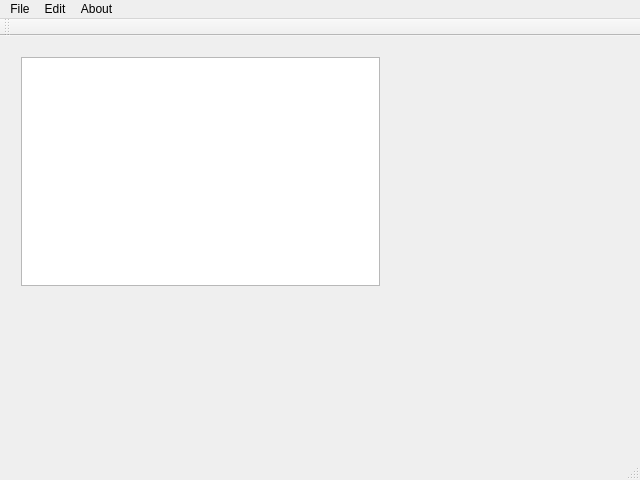
<?xml version="1.0" encoding="UTF-8"?>
<ui version="4.0">
 <class>MainWindow</class>
 <widget class="QMainWindow" name="MainWindow">
  <property name="geometry">
   <rect>
    <x>0</x>
    <y>0</y>
    <width>640</width>
    <height>480</height>
   </rect>
  </property>
  <property name="minimumSize">
   <size>
    <width>640</width>
    <height>480</height>
   </size>
  </property>
  <property name="windowTitle">
   <string>MainWindow</string>
  </property>
  <widget class="QWidget" name="centralWidget">
   <widget class="QWidget" name="verticalLayoutWidget">
    <property name="geometry">
     <rect>
      <x>10</x>
      <y>10</y>
      <width>381</width>
      <height>251</height>
     </rect>
    </property>
    <layout class="QVBoxLayout" name="verticalLayout">
     <item>
      <widget class="QTextEdit" name="textEdit">
       <property name="mouseTracking">
        <bool>false</bool>
       </property>
      </widget>
     </item>
    </layout>
   </widget>
  </widget>
  <widget class="QMenuBar" name="menuBar">
   <property name="geometry">
    <rect>
     <x>0</x>
     <y>0</y>
     <width>640</width>
     <height>19</height>
    </rect>
   </property>
   <widget class="QMenu" name="menuFile">
    <property name="title">
     <string>File</string>
    </property>
    <addaction name="actionNew"/>
    <addaction name="actionOpen"/>
    <addaction name="actionSave"/>
    <addaction name="actionSave_As"/>
    <addaction name="actionPrint"/>
    <addaction name="actionExit"/>
   </widget>
   <widget class="QMenu" name="menuEdit">
    <property name="title">
     <string>Edit</string>
    </property>
    <addaction name="actionUndo"/>
    <addaction name="actionRedo"/>
    <addaction name="actionCut"/>
    <addaction name="actionCopy"/>
    <addaction name="actionPaste"/>
   </widget>
   <widget class="QMenu" name="menuAbout">
    <property name="title">
     <string>About</string>
    </property>
    <addaction name="actionAbout"/>
    <addaction name="actionAbout_QT"/>
   </widget>
   <addaction name="menuFile"/>
   <addaction name="menuEdit"/>
   <addaction name="menuAbout"/>
  </widget>
  <widget class="QToolBar" name="mainToolBar">
   <attribute name="toolBarArea">
    <enum>TopToolBarArea</enum>
   </attribute>
   <attribute name="toolBarBreak">
    <bool>false</bool>
   </attribute>
  </widget>
  <widget class="QStatusBar" name="statusBar"/>
  <action name="actionNew">
   <property name="text">
    <string>New</string>
   </property>
  </action>
  <action name="actionOpen">
   <property name="text">
    <string>Open</string>
   </property>
  </action>
  <action name="actionSave">
   <property name="text">
    <string>Save</string>
   </property>
  </action>
  <action name="actionSave_As">
   <property name="text">
    <string>Save As</string>
   </property>
  </action>
  <action name="actionUndo">
   <property name="text">
    <string>Undo</string>
   </property>
  </action>
  <action name="actionRedo">
   <property name="text">
    <string>Redo</string>
   </property>
  </action>
  <action name="actionCut">
   <property name="text">
    <string>Cut</string>
   </property>
  </action>
  <action name="actionCopy">
   <property name="text">
    <string>Copy</string>
   </property>
  </action>
  <action name="actionPaste">
   <property name="text">
    <string>Paste</string>
   </property>
  </action>
  <action name="actionAbout">
   <property name="text">
    <string>About</string>
   </property>
  </action>
  <action name="actionAbout_QT">
   <property name="text">
    <string>About QT</string>
   </property>
  </action>
  <action name="actionPrint">
   <property name="text">
    <string>Print</string>
   </property>
  </action>
  <action name="actionExit">
   <property name="text">
    <string>Exit</string>
   </property>
  </action>
 </widget>
 <layoutdefault spacing="6" margin="11"/>
 <resources/>
 <connections/>
</ui>
